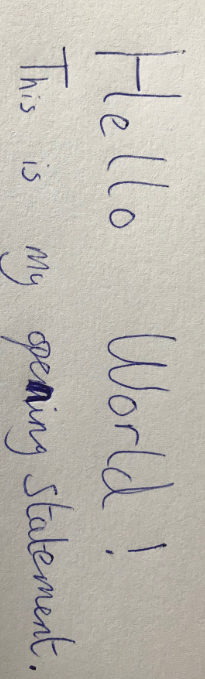
#> input picture images/hellow.png, 205 x 679 px, found by its file name
$ python ocr.py
#> lines starting #> are read from the running program, lines starting #| are printed output that depends on the picture; after the words box and inside, x2 and y2 are one past the last pixel; in counts of white or black regions, pixels touching at a corner belong together
import cv2 as cv
import numpy as np

img = cv.imread('hellow.png',0)
#> img: shape (679, 205); min 21, max 239, mean 185.9


blur = cv.GaussianBlur(img,(5,5),0)
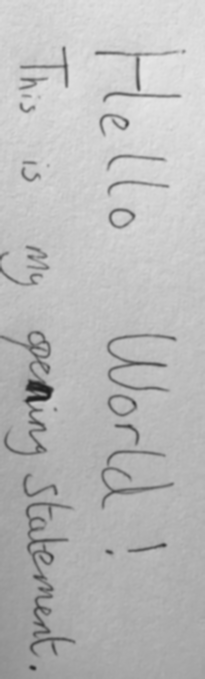
#> blur: shape (679, 205); min 30, max 230, mean 185.9
ret3,th3 = cv.threshold(blur,0,255,cv.THRESH_BINARY+cv.THRESH_OTSU)
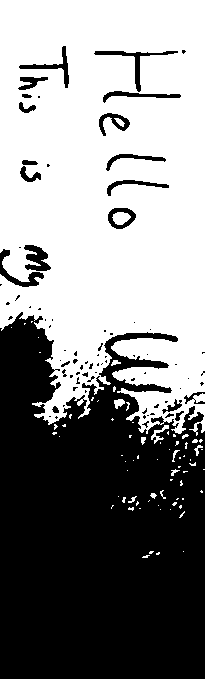
#> th3: shape (679, 205); 53.6% white; 80 black regions (58 under 20 px), largest, box (x1, y1, x2, y2) and area: (0, 312, 205, 679) 60280, (94, 51, 178, 92) 449, (24, 245, 51, 271) 416
#> ret3 = 184

#> (the run stopped early here; a loop or call above may not have finished)

$ run again, with images/hello.png copied over images/hellow.png
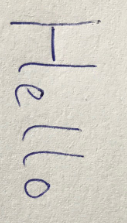
#> input picture images/hello.png, 127 x 223 px, found by its file name
#> `blur = cv.GaussianBlur(img,(5,5),0)`:
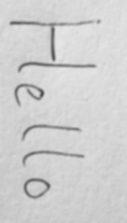
#> blur: shape (223, 127); min 75, max 230, mean 207.3
#> `ret3,th3 = cv.threshold(blur,0,255,cv.THRESH_BINARY+cv.THRESH_OTSU)`:
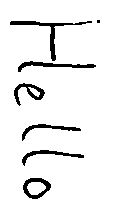
#> th3: shape (223, 127); 94.2% white; 7 black regions (1 under 20 px), largest, box (x1, y1, x2, y2) and area: (10, 21, 92, 61) 399, (18, 61, 96, 72) 290, (23, 178, 51, 199) 253, (14, 83, 45, 106) 243, (22, 150, 84, 166) 230, (22, 124, 81, 141) 223
#> ret3 = 177
